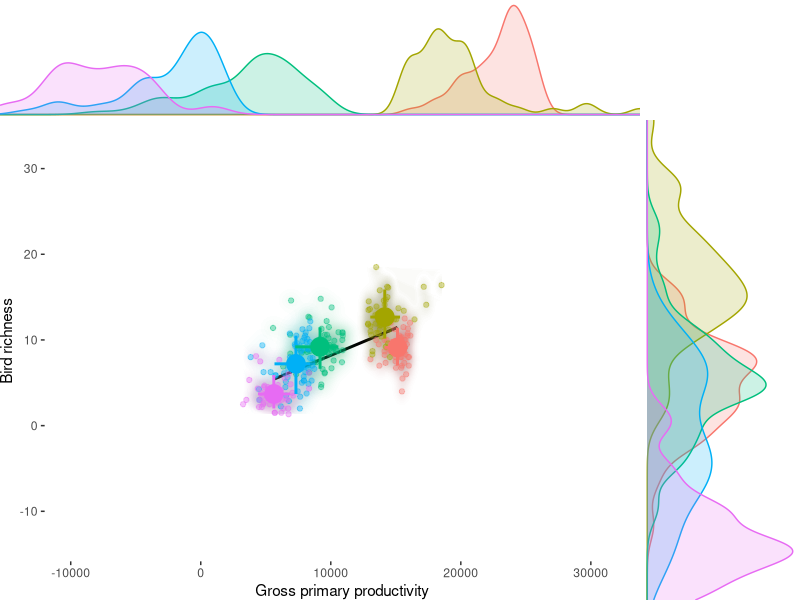
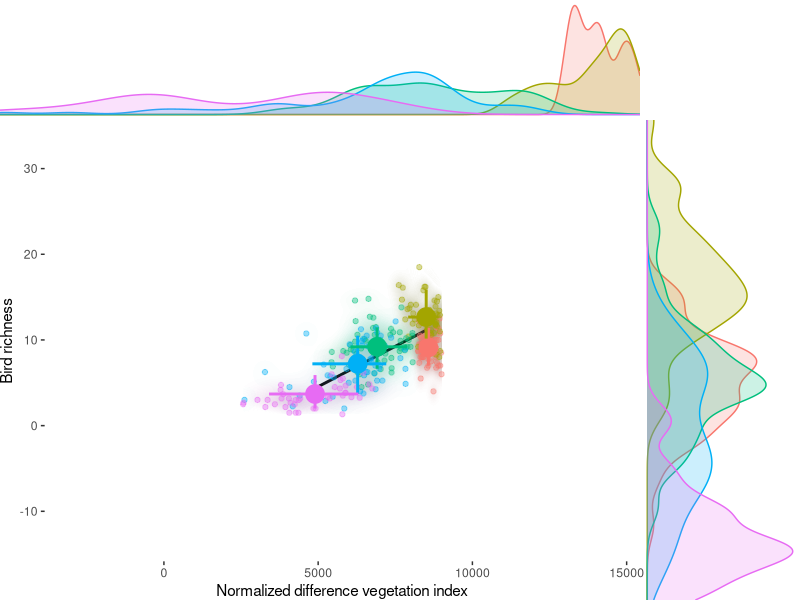
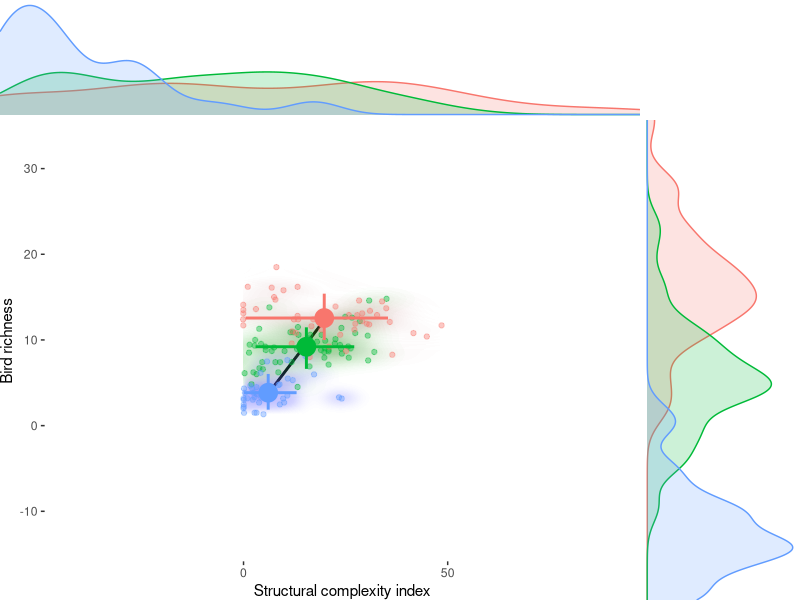

Write R code to recreate these figures, in order.
## ---- chunk 1
library(knitr)
library(reshape2)
library(ggplot2)
library(grid)
library(gridExtra)
library(plyr)
library(scales)
opts_chunk$set(fig.width = 8, fig.height = 5, message = FALSE, warning = FALSE, echo = FALSE)
## ---- chunk 2
# prepare data
data_1 <- read.table("birddata1.txt", header = TRUE)
data_2 <- read.table("birddata2.txt", header = TRUE)
data_1$site <- as.factor(paste("Site", data_1$site))
data_2$site <- as.factor(paste("Site", data_2$site))
## ---- chunk 3
# Summarize per site
site_summary <- function(x) {
  out <- aggregate(x[-1], x[1], FUN = mean)
  low <- aggregate(x[-1], x[1], function(x) quantile(x, probs = c(.10)))[-1]
  high <- aggregate(x[-1], x[1], function(x) quantile(x, probs = c(.90)))[-1]
  names(low) <- paste0(names(low), "_low")
  names(high) <- paste0(names(high), "_high")
  cbind(out, low, high)
  }
landscape_1 <- site_summary(data_1)
landscape_2 <- site_summary(data_2)
## ---- chunk 4
summary_graph <- function(data, summarized, title, x_label, y_label, var) {
  # X density plots --------------------------------------------------------------------------------
  x_density <- ggplot(data, aes_string(x = var, color = "site", fill = "site")) +
    geom_density(alpha = .2, position = "identity", adjust = .8) +
    guides(color = FALSE, fill = FALSE) +
    scale_x_continuous(expand = c(0, 0)) +
    theme(panel.grid = element_blank(), 
          axis.ticks = element_blank(), 
          axis.text  = element_blank(), 
          axis.title = element_blank(), 
          plot.margin = unit(c(0, 0, 0, 0), "cm"),
          panel.margin = unit(c(0, 0, 0, 0), "cm"),
          panel.background = element_blank())
  gt <- ggplot_gtable(ggplot_build(x_density))
  ge <- subset(gt$layout, name == "panel")
  x_density <- gt[ge$t:ge$b, ge$l:ge$r]
  # Main scatter plot ------------------------------------------------------------------------------
  xy_scatter <- ggplot(data, aes_string(x = var, y = "rich", color = "site")) +
    geom_smooth(color = "#000000", fill = "#FFFFFFFF", data = summarized, aes_string(x = var, y = "rich", group = 1), method = lm) +
    stat_density2d(alpha = .01, aes_string(fill = "site", color = NULL), geom="polygon", n = 100, bins=100) +
    geom_point(alpha = .4) +
    geom_point(data = summarized, aes_string(x = var, y = "rich", color = "site", size = 15)) +
    geom_errorbar(data = summarized, aes_string(x = var, y = "rich", ymin = "rich_low", ymax = "rich_high", width = 0, size = 4)) +
    geom_errorbarh(data = summarized, aes_string(x = var, y = "rich", xmin = paste0(var, "_low"), xmax = paste0(var, "_high"), height = 0, size = 4)) +
    guides(color = FALSE, site = FALSE, fill = FALSE, size = FALSE) +
    labs(x = x_label, 
         y = y_label) +
    scale_x_continuous(expand = c(1, 0)) +
    scale_y_continuous(expand = c(1, 0)) +
    coord_cartesian(ylim=range(data$rich), xlim = range(data[[var]])) +
    theme(panel.grid = element_blank(), 
          plot.margin = unit(c(0,0,0,0), "cm"), 
          panel.margin = unit(c(0, 0, 0, 0), "cm"),
          panel.background = element_blank())
  browser()
  gt <- ggplot_gtable(ggplot_build(xy_scatter))
  xy_scatter <- ggplotGrob(xy_scatter)
  # Y density plots --------------------------------------------------------------------------------
  y_density <- ggplot(data, aes_string(x = "rich", color = "site", fill = "site")) +
    geom_density(alpha = .2, position = "identity", adjust = .8) +
    coord_flip() +
    scale_x_continuous(expand = c(0, 0)) +
#     coord_cartesian(ylim=c(0,100), xlim = range(data[[var]])) +
    guides(color = FALSE, fill = FALSE) +
    theme(panel.grid = element_blank(), 
          axis.ticks = element_blank(), 
          axis.text  = element_blank(), 
          axis.title = element_blank(),
          axis.line = element_blank(),
          plot.margin = unit(c(0, 0, 0, 0), "cm"),
          panel.margin = unit(c(0, 0, 0, 0), "cm"),
          legend.margin = unit(0, "cm"),
          axis.ticks.margin = unit(0, "cm"),
          panel.background = element_blank())
  gt <- ggplot_gtable(ggplot_build(y_density))
  ge <- subset(gt$layout, name == "panel")
  y_density <- gt[ge$t:ge$b, ge$l:ge$r]
  #   upViewport()
  #   vp_up <- viewport(x = .5, y = 1, width = 1, height = .3, just = "top")
  #   pushViewport(vp_up)
  #   p1 <- ggplot(data, aes_string(x = var, y = "rich", color = "site")) +
  #     geom_point() +
  #     geom_smooth(method = lm) +
  #     facet_wrap( ~ site, scales = "free", nrow = 1) +
  #     guides(color = FALSE) +
  #     labs(title = title) +
  #     scale_x_continuous(expand = c(0, 0)) +
  #     theme(panel.grid = element_blank(), 
  #           axis.ticks = element_blank(), 
  #           axis.text  = element_blank(), 
  #           axis.title = element_blank(), 
  #           plot.margin = unit(c(0, 0, 0, .7), "cm"), 
  #           panel.margin = unit(0, "cm"))
  #   print(p1, newpage = FALSE)
  
  # Graph plots in grid ----------------------------------------------------------------------------
  grid.newpage()
  pushViewport(viewport(layout=grid.layout(nrow = 2, ncol = 2,
                                           widths = unit(c(0.8, 0.2), "null"),
                                           heights = unit(c(0.2, 0.8), "null"))))
  draw_plot <- function(row, col, my_plot) {
    pushViewport(viewport(layout.pos.col = col, layout.pos.row = row))
#    grid.rect()
#     print(my_plot, newpage = FALSE)
   grid.draw(my_plot)
   upViewport()
    }
  draw_plot(1, 1, x_density)
  draw_plot(2, 1, xy_scatter)
  draw_plot(2, 2, y_density)
  }
summary_graph(data_1, landscape_1, 
              "Relationship between productivity and species richness in data set 1",
              "Gross primary productivity", "Bird richness", "gpp")
## ---- chunk 5
summary_graph(data_1, landscape_1, 
              "Relationship between complexity and species richness in data set 1",
              "Normalized difference vegetation index", "Bird richness", "ndvi")
## ---- chunk 6
summary_graph(data_2, landscape_2, 
              "Relationship between complexity and species richness in data set 2",
              "Structural complexity index", "Bird richness", "sci")
